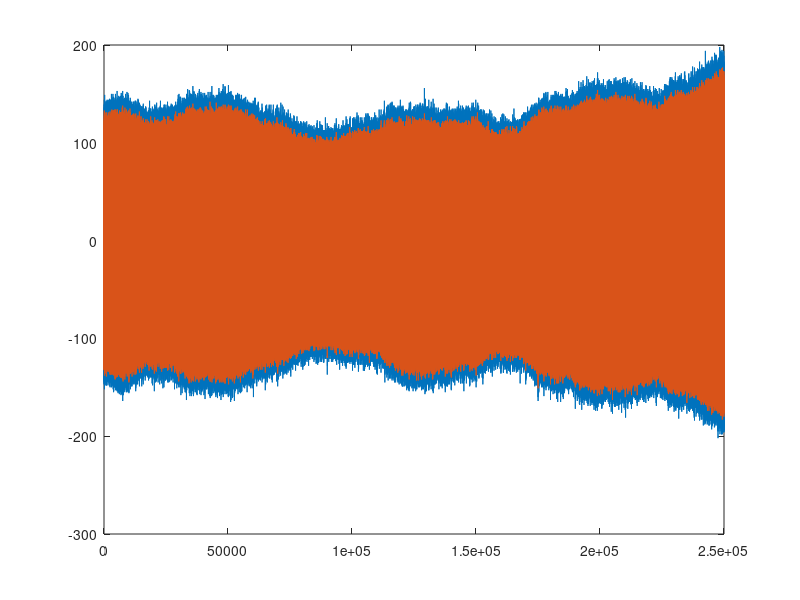
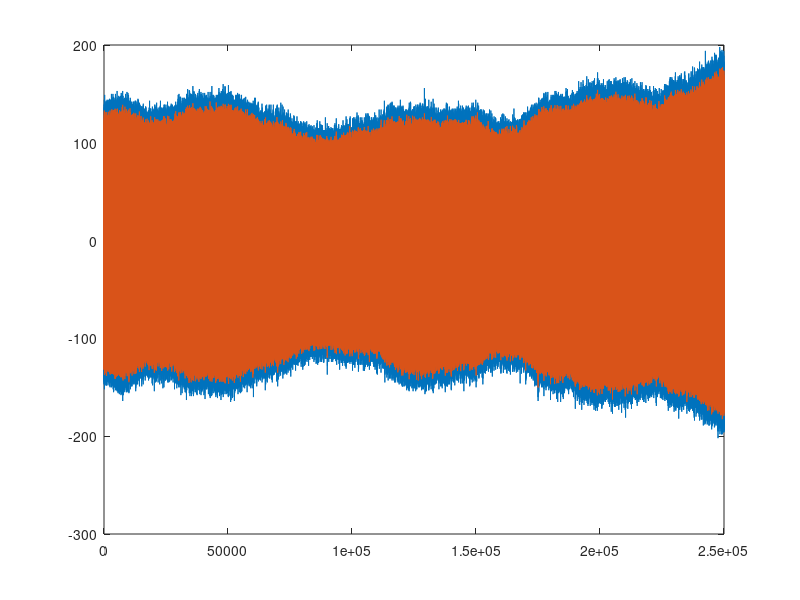
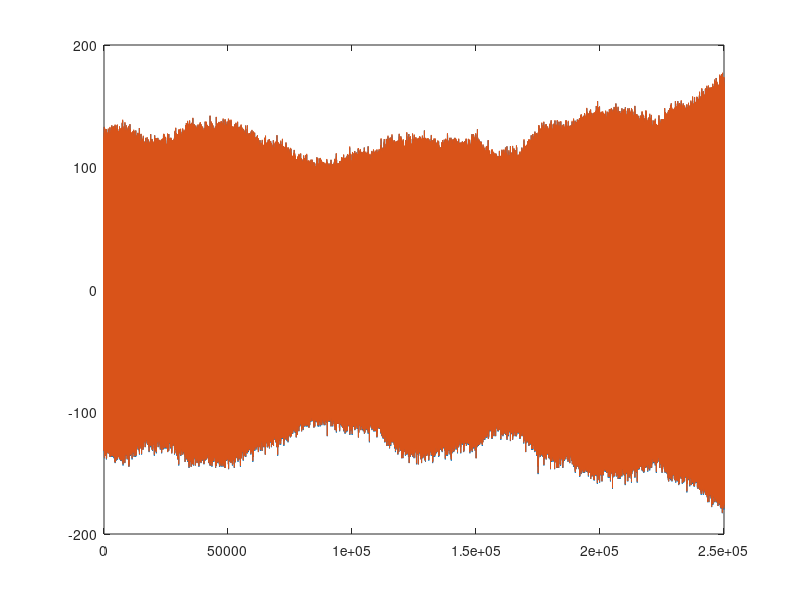
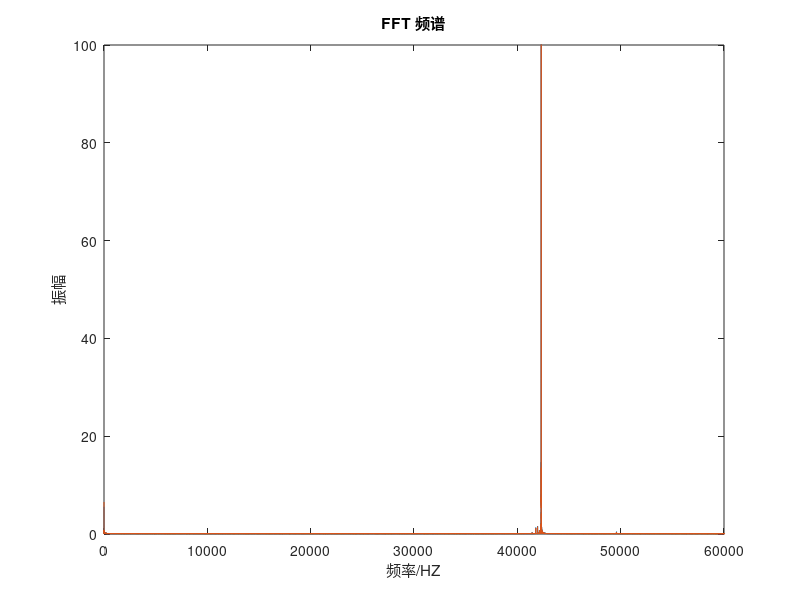

The MATLAB source for these figures, in order:
clear;
close all;
raw_data = load('raw_data.txt');
raw_data = raw_data-1800;

filter_data = load('filter_data.txt');
filter_data = filter_data-1800;
 
sd_rd=std(raw_data,'omitnan');
sd_rdf1=std(filter_data);

[l,N]=size(raw_data);  %N为数据长度

figure;
plot(raw_data);
hold on;
plot(filter_data);
hold off;

order = 3;
framelen =5;
filter_d2 = sgolayfilt(raw_data,order,framelen);
sd_rdf2=std(filter_d2,'omitnan');

figure;
plot(raw_data);
hold on;
plot(filter_d2);
hold off;
figure;
plot(filter_data);
hold on;
plot(filter_d2);
hold off;


 fs=250000;         %采样率 % Sampling Frequency 
NFFT=2^nextpow2(N);  
%NFFT=N;
n=0:N-1;
t=n/fs;
f=(0:N-1)*fs/N;

y_raw=fft(raw_data,NFFT);
mag1=abs(y_raw);



y_filter=fft(filter_data,NFFT);
mag2=abs(y_filter);

figure;
plot(f(1:N/2),mag1(1:N/2)*2/N ,f(1:N/2),mag2(1:N/2)*2/N );  
 
title('FFT 频谱');
xlabel('频率/HZ');ylabel('振幅');
axis([000 60000 0 100]); 
